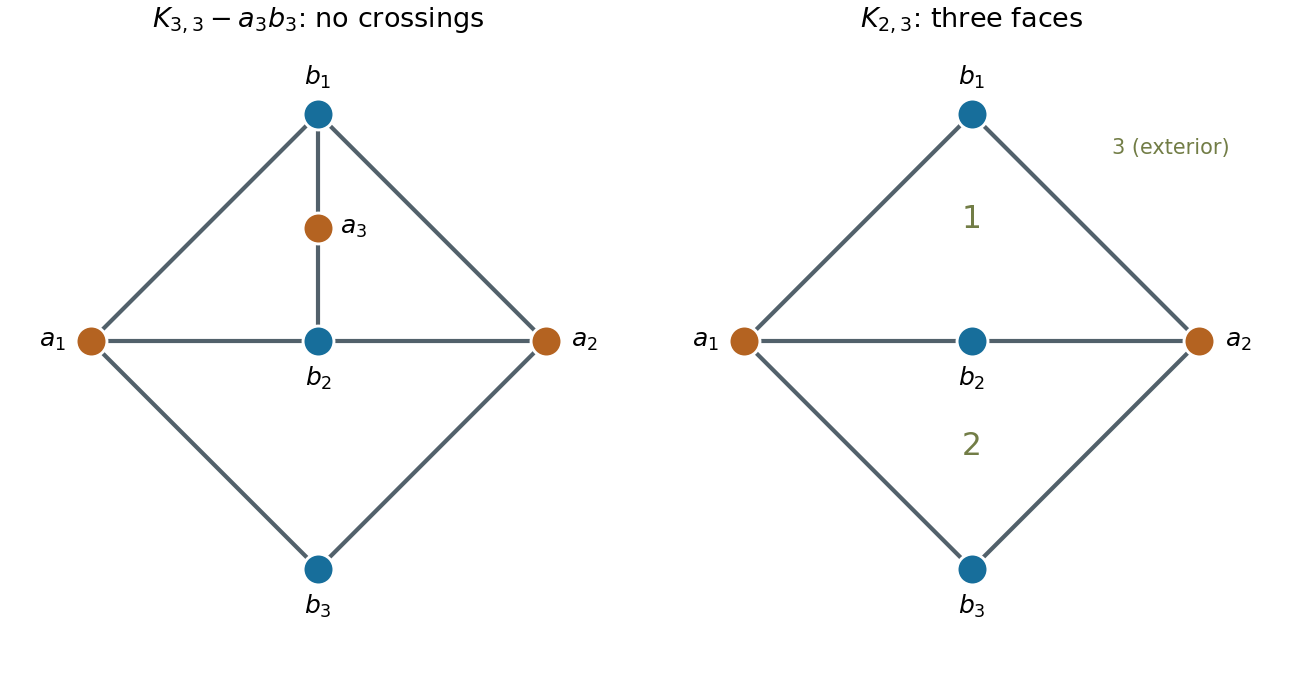

This chart was generated by the following Python code:
"""Original planar embeddings for Oxford AS1 2011, question R1.

Writes 2011-planar-graphs.png in the process CWD, white background.
Tested: Python 3.14.4, NumPy 2.3.5, Matplotlib 3.10.7.
Dependencies: repository root pyproject.toml.
"""
import matplotlib
matplotlib.use("Agg")
import matplotlib.pyplot as plt


def draw(ax, extra):
    points={"a1":(-2,0),"a2":(2,0),"b1":(0,2),"b2":(0,0),"b3":(0,-2)}
    if extra:
        points["a3"]=(0,1)
    edges=[(a,b) for a in ["a1","a2"] for b in ["b1","b2","b3"]]
    if extra:
        edges += [("a3","b1"),("a3","b2")]
    for u,v in edges:
        x,y=points[u],points[v]
        ax.plot([x[0],y[0]],[x[1],y[1]],color="#52616b",lw=2,zorder=1)
    for name,xy in points.items():
        color="#b46321" if name[0]=="a" else "#176e9b"
        ax.scatter(*xy,s=220,color=color,edgecolor="white",linewidth=1.4,zorder=3)
        dx,dy={"a1":(-.34,0),"a2":(.34,0),"a3":(.31,0),"b1":(0,.32),"b2":(0,-.33),"b3":(0,-.33)}[name]
        ax.text(xy[0]+dx,xy[1]+dy,"$"+name[0]+"_"+name[1]+"$",ha="center",va="center",fontsize=12)
    ax.set(xlim=(-2.6,2.6),ylim=(-2.65,2.65))
    ax.set_aspect("equal")
    ax.axis("off")
    ax.set_facecolor("white")


def main():
    fig,axes=plt.subplots(1,2,figsize=(8.6,4.5),facecolor="white")
    draw(axes[0],True)
    draw(axes[1],False)
    axes[0].set_title(r"$K_{3,3}-a_3b_3$: no crossings",fontsize=13)
    axes[1].set_title(r"$K_{2,3}$: three faces",fontsize=13)
    axes[1].text(0,1,"1",ha="center",fontsize=15,color="#727d46")
    axes[1].text(0,-1,"2",ha="center",fontsize=15,color="#727d46")
    axes[1].text(1.75,1.65,"3 (exterior)",ha="center",fontsize=10,color="#727d46")
    fig.tight_layout(w_pad=3)
    fig.savefig("2011-planar-graphs.png",dpi=150,facecolor="white")
    plt.close(fig)


if __name__=="__main__":
    main()
